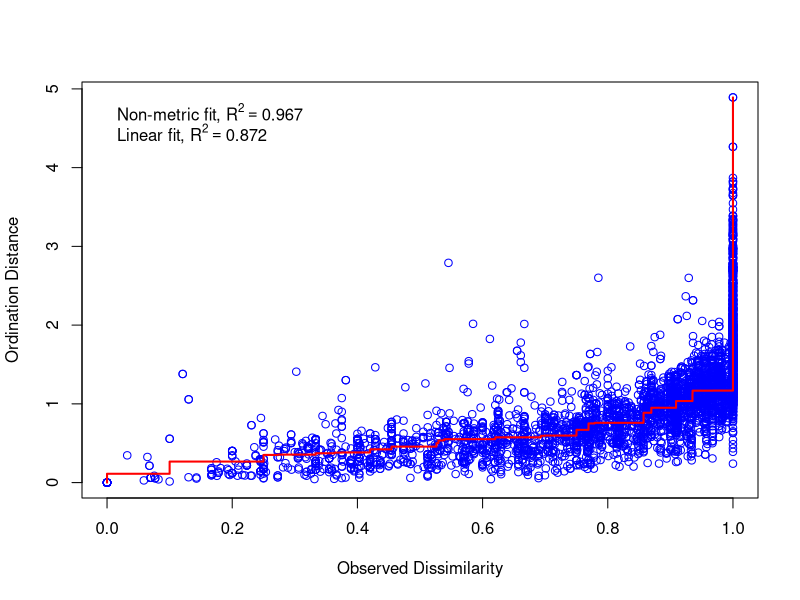

Here is the R script that generated this plot: (Note: this script raises an error after producing the figure.)
library(tidyverse)
library(vegan)

pre <- read_csv("data/community_fall2025.csv")
pre$year <- "2025"
pre[is.na(pre)] <- 0

post <- read_csv("data/community_fall2026.csv")
post$year <- "2026"
post[is.na(post)] <- 0
post$plot <- as.character(post$plot)

com_change <- bind_rows(pre, post)
com_change[is.na(com_change)] <- 0

# vector of treatment plots:

treat <- as.character(seq(1, 100, by = 1))

com_change <- filter(com_change, plot %in% treat)

# remove species with no cover in the treatment area:

com_b <- com_change %>% 
  select(-plot, -year) %>% 
  mutate(across(where(is.numeric), ~ifelse(.x == 0, 0, 1)))

rares <- com_b %>% 
  colSums() %>% 
  data.frame()

spp_pool <- rownames(filter(rares, .>5))

com_use <- com_change[, which(colnames(com_change) %in% spp_pool)]
com_use$plot <- com_change$plot
com_use$year <- com_change$year
com_use$plot_year <- paste(com_use$plot, com_use$year)
com_raw <- com_use %>% 
  select(-plot, -year)

com <- com_raw %>% 
  column_to_rownames(var = "plot_year") %>%    # turn plot column back to row names
  wisconsin()

com <- com[rowSums(com) != 0, ]

com_plots <- com %>%
  mutate(plot = rownames(.)) # get plot column back in

dist_b <- vegdist(com, method = "bray")

banwr_nmds <- metaMDS(dist_b, k = 2, trymax = 200) # run NMDS
banwr_nmds$stress # check stress; < 0.2 is good!
stressplot(banwr_nmds) # view stress plot
com_env <- envfit(banwr_nmds, com)


env_df <- data.frame(com_env$vectors$arrows) %>% # extracting the end points of each envfit vector
  mutate(spp = rownames(.)) %>% 
  filter(com_env$vectors$pvals <= 0.05)
env0 <- data.frame(NMDS1 = rep(0, nrow(env_df)),  # creating the zeroes with a spp column
                   NMDS2 = rep(0, nrow(env_df)),
                   spp = env_df$spp)
env_res <- rbind(env_df, env0) # combining them together

banwr_scores <- data.frame(cbind(scores(banwr_nmds), rownames(com))) # get scores of the NMDS and combine them with the spp names
names(banwr_scores) <- c("NMDS1", "NMDS2", "plot") # assign column names to df from previous line
banwr_scores$year <- str_split_i(banwr_scores$plot, " ", 2)
banwr_scores$plot <- str_split_i(banwr_scores$plot, " ", 1)

banwr_scores <- banwr_scores %>% 
  mutate(NMDS1 = as.numeric(NMDS1), NMDS2 = as.numeric(NMDS2))

banwr_centroids <- banwr_scores %>% 
  group_by(year, MS_canopy) %>% 
  summarise(NMDS1 = mean(NMDS1, na.rm = T), 
            NMDS2 = mean(NMDS2, na.rm = T))

library(ggrepel)

banwr <- read_csv("data/community_fall2025.csv")
provel <- read_csv("data/mesquite_canopy.csv") %>% 
  mutate(MS_canopy = 1)
banwr <- full_join(banwr, provel)
mesq <- dplyr::select(banwr, plot, MS_canopy) %>% 
  mutate(MS_canopy = case_when(is.na(MS_canopy) ~ F,
                               MS_canopy == 1 ~ T))

banwr_scores <- inner_join(banwr_scores, mesq)

ggplot(data = banwr_scores, aes(x = NMDS1, y = NMDS2))+
  geom_point(aes(color = as.factor(year)), alpha = 0.3)+
  stat_ellipse(aes(color = as.factor(year)), level = 0.99)+
  geom_point(pch = 24, size = 4, data = banwr_centroids, 
             aes(fill = as.factor(year), x = NMDS1, y = NMDS2))+
  geom_line(data = env_res, aes(group = spp))+
  geom_label_repel(data = env_df, aes(label = spp),
                   size = 5, fill = NA, label.size = NA)+
  theme_light(base_size = 25)

ggplot(data = banwr_scores, aes(x = NMDS1, y = NMDS2))+
  geom_point(alpha = 0.3, aes(color = as.factor(year)))+
  stat_ellipse(level = 0.99, aes(color = year))+
  geom_point(pch = 24, size = 4, data = banwr_centroids, 
             aes(fill = as.factor(year), x = NMDS1, y = NMDS2))+
  geom_line(data = env_res, aes(group = spp))+
  geom_label_repel(data = env_df, aes(label = spp),
                   size = 5, fill = NA, label.size = NA)+
  theme_light(base_size = 25)

ggplot(data = banwr_scores, aes(x = NMDS1, y = NMDS2))+
  geom_point(alpha = 0.3, aes(color = as.factor(year)))+
  stat_ellipse(level = 0.95, aes(color = as.factor(year)))+
  geom_point(pch = 24, size = 4, data = banwr_centroids, 
             aes(fill = as.factor(year), x = NMDS1, y = NMDS2))+
  geom_line(data = env_res, aes(group = spp))+
  geom_label_repel(data = env_df, aes(label = spp),
                   size = 5, fill = NA, label.size = NA)+
  theme_light(base_size = 25)+
  facet_wrap(~MS_canopy)

ggplot(data = banwr_scores, aes(x = NMDS1, y = NMDS2))+
  geom_point(alpha = 0.3, aes(color = as.factor(MS_canopy)))+
  stat_ellipse(level = 0.95, aes(color = as.factor(MS_canopy)))+
  geom_point(pch = 24, size = 4, data = banwr_centroids, 
             aes(fill = MS_canopy, x = NMDS1, y = NMDS2))+
  geom_line(data = filter(env_res, spp %in% c("ERALEH", "HOPOBT", "PROVEL", "DIGCAL")), aes(group = spp))+
  geom_label_repel(data = filter(env_df, spp %in% c("ERALEH", "HOPOBT", "PROVEL", "DIGCAL")), aes(label = spp),
                   size = 5, fill = NA, label.size = NA)+
  theme_light(base_size = 25)+
  facet_wrap(~year)

adonis2(com ~ as.factor(banwr_scores$year), data = com) # anova is sig; difference in mean or dispersion?
anova(betadisper(vegdist(com, method  = "bray"),
                 group = as.factor(banwr_scores$year), type = "centroid")) # they differ in dispersion!
